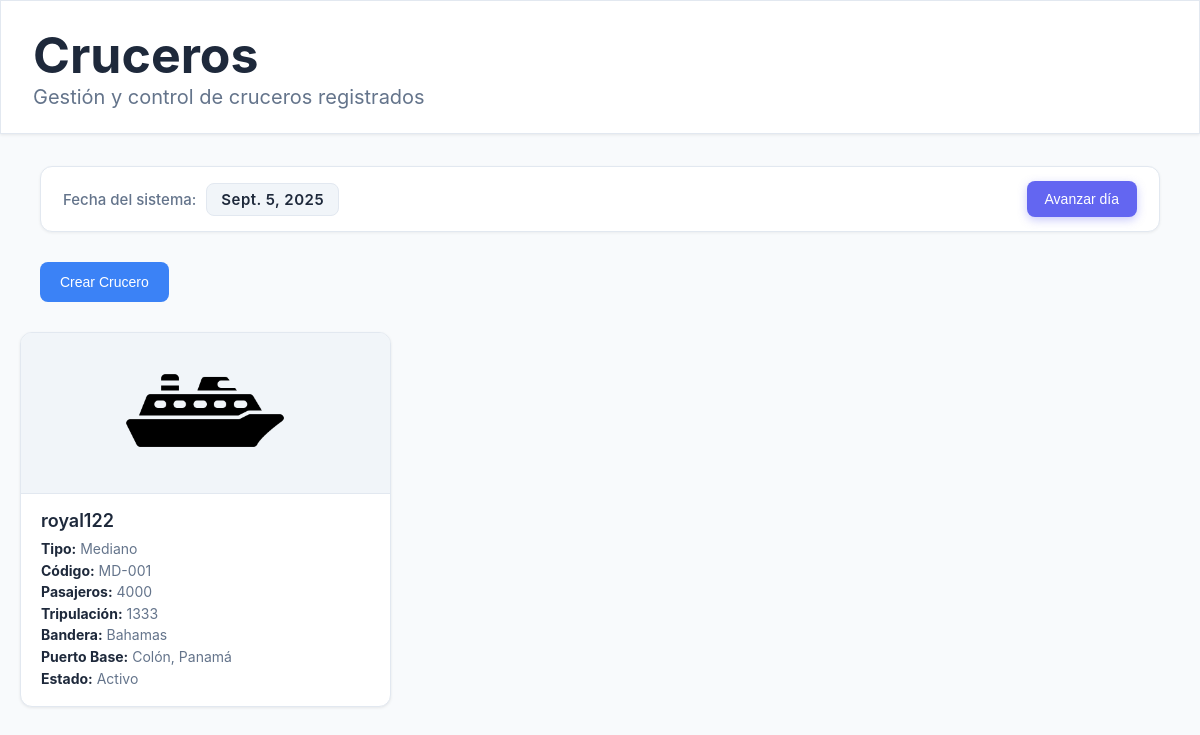
The page / on the database its author committed.
### Administracion-proyecto-Crucero-Development-Almac-n/apps/cruceros/models.py (models this page shows, shortened)
class FechaDelSistema(models.Model):
    fecha_actual = models.DateField()

class Crucero(models.Model):
    class EstadoOperativo(models.TextChoices):
        ACTIVO = "activo", "Activo"
        INACTIVO = "inactivo", "Inactivo"
        MANTENIMIENTO = "mantenimiento", "En mantenimiento"
        VIAJE = "viaje", "En viaje"
    class TipoCombustible(models.TextChoices):
        DIESEL = "diesel", "Diésel"
        GASOLINA = "gasolina", "Gasolina"
        GNL = "gnl", "Gas Natural Licuado"
        HIBRIDO = "hibrido", "Híbrido"
    class TipoCrucero(models.TextChoices):
        PEQUENO = "pequeno", "Pequeño"
        MEDIANO = "mediano", "Mediano"
        GRANDE = "grande", "Grande"
    nombre = models.CharField(max_length=100)
    tipo_crucero = models.CharField(
        max_length=30,
        choices=TipoCrucero.choices,
    default=TipoCrucero.MEDIANO,
        help_text="Tipo de crucero"
    )
    codigo_identificacion = models.CharField(max_length=50, unique=True)
    fecha_botadura = models.DateField()
    fecha_adquisicion = models.DateField()
    capacidad_pasajeros = models.PositiveIntegerField()
    capacidad_tripulacion = models.PositiveIntegerField()
    tonelaje = models.DecimalField(max_digits=10, decimal_places=2, help_text="Toneladas de peso muerto")
    eslora = models.DecimalField(max_digits=7, decimal_places=2, help_text="Longitud total (m)")
    manga = models.DecimalField(max_digits=7, decimal_places=2, help_text="Ancho máximo (m)")
    altura = models.DecimalField(max_digits=7, decimal_places=2, help_text="Altura (m)")
    numero_cubiertas = models.PositiveIntegerField(default=0, help_text="Número de cubiertas")
    bandera = models.CharField(max_length=50)
    puerto_base = models.CharField(max_length=100)
    estado_operativo = models.CharField(
        max_length=20,
        choices=EstadoOperativo.choices,
        default=EstadoOperativo.ACTIVO
    )
    descripcion = models.TextField(blank=True, default="", help_text="Descripción general del crucero")
    modelo_motor = models.CharField(max_length=100, blank=True)
    velocidad_maxima = models.DecimalField(
        max_digits=6,
        decimal_places=2,
        help_text="Velocidad máxima en nudos"
    )
    ultimo_mantenimiento = models.DateField(blank=True, null=True)
    proximo_mantenimiento = models.DateField(blank=True, null=True)
    tipo_combustible = models.CharField(
        max_length=20,
        choices=TipoCombustible.choices,
        default=TipoCombustible.DIESEL
    )
    consumo_combustible = models.DecimalField(
        max_digits=8,
        decimal_places=2,
        help_text="Consumo promedio en litros/hora",
        blank=True,
        null=True
    )
    class Meta:
        verbose_name = "Crucero"
        verbose_name_plural = "Cruceros"
        ordering = ['nombre']

### Administracion-proyecto-Crucero-Development-Almac-n/apps/cruceros/views.py (the view, shortened to what this page needs)
# urls.py: path('', views.lista_cruceros, name='lista_cruceros'),
def lista_cruceros(request):
    fecha_sistema = obtener_fecha_sistema()
    cruceros = Crucero.objects.all()
    return _renderizar_lista_cruceros(request, cruceros, fecha_sistema)

### Administracion-proyecto-Crucero-Development-Almac-n/apps/cruceros/Services/vista_helpers.py (called while the page is built)
def obtener_fecha_sistema() -> FechaDelSistema:
    fecha_sistema, _ = FechaDelSistema.objects.get_or_create(
        defaults={'fecha_actual': date.today()}
    )
    return fecha_sistema

### Administracion-proyecto-Crucero-Development-Almac-n/apps/cruceros/views.py (called while the page is built)
def _renderizar_lista_cruceros(request, cruceros, fecha_sistema):
    session_data = request.session.pop('form_crucero_data', None)
    if session_data:
        form = creacionCruceroForm(session_data)
        form.is_valid()  # no importa si es inválido, solo pobla form.errors
    else:
        form = creacionCruceroForm()
    return render(request, 'cruceros/lista_cruceros.html', {
        'cruceros': cruceros,
        'form': form,
        'fecha_sistema': fecha_sistema.fecha_actual,
    })

### Administracion-proyecto-Crucero-Development-Almac-n/apps/cruceros/Templates/cruceros/lista_cruceros.html (shortened to what this page needs)
{% load static %}
<!DOCTYPE html>
<html lang="es">
<head>
    <link rel="stylesheet" href="{% static 'Css/ListaCruceros.css' %}">
</head>
<body>
    <div class="container-cruceros">
        <div class="header-cruceros">
            <h1 class="titulo-seccion">Cruceros</h1>
            <p class="subtitulo-seccion">Gestión y control de cruceros registrados</p>
        </div>
        <div class="sistema-fecha">
            <div class="sistema-fecha__info">
                <span class="sistema-fecha__label">Fecha del sistema:</span>
                <span class="sistema-fecha__valor">{{ fecha_sistema }}</span>
            </div>
            <form method="post" class="sistema-fecha__form">
                <button name="advance_day" value="1" class="sistema-fecha__btn" type="submit">Avanzar día</button>
            </form>
        </div>
        <div class="cruceros-list__actions">
            <button class="cruceros-list__btn cruceros-list__btn--nuevo" id="btnAbrirModal">Crear Crucero</button>
        </div>
    <div class="tarjetas-cruceros">
            {% for crucero in cruceros %}
            <a href="{% url 'gestion_crucero' crucero.id %}" class="tarjeta-crucero-link">
                <div class="tarjeta-crucero">
                    <div class="icono-crucero">
                        {% if crucero.foto_barco %}
                            <img src="{{ crucero.foto_barco.url }}" alt="{{ crucero.nombre }}">
                        {% else %}
                            <img src="{% static 'Images/CruceroPredeterminado.png' %}" alt="Crucero">
                        {% endif %}
                    </div>
                    <div class="info-crucero">
                        <h2 class="nombre-crucero">{{ crucero.nombre }}</h2>
                        <p><strong>Tipo:</strong> {{ crucero.get_tipo_crucero_display }}</p>
                        <p><strong>Código:</strong> {{ crucero.codigo_identificacion }}</p>
                        <p><strong>Pasajeros:</strong> {{ crucero.capacidad_pasajeros }}</p>
                        <p><strong>Tripulación:</strong> {{ crucero.capacidad_tripulacion }}</p>
                        <p><strong>Bandera:</strong> {{ crucero.bandera }}</p>
                        <p><strong>Puerto Base:</strong> {{ crucero.puerto_base }}</p>
                        <p><strong>Estado:</strong> {{ crucero.get_estado_operativo_display }}</p>
                    </div>
                </div>
            </a>
            {% empty %}
            <div class="sin-cruceros">No hay cruceros registrados.</div>
            {% endfor %}
        </div>
    </div>
</body>
</html>

### Administracion-proyecto-Crucero-Development-Almac-n/apps/cruceros/Static/Css/ListaCruceros.css (style rules this page uses)
body { font-family: 'Inter', 'Segoe UI', Tahoma, Geneva, Verdana, sans-serif; margin: 0; padding: 0; background: #f8fafc; min-height: 100vh; }
.header-cruceros { background: #ffffff; border: 1px solid #e2e8f0; padding: 24px 32px; margin-bottom: 32px; box-shadow: 0 1px 3px rgba(0,0,0,0.08); }
.titulo-seccion { font-size: 50px; font-weight: 700; color: #1e293b; margin: 0; }
.subtitulo-seccion { font-size: 20px; color: #64748b; margin: 0; }
.cruceros-list__actions, .btn-agregar-crucero { display: flex; justify-content: flex-start; margin: 30px 40px; gap: 12px; }
.cruceros-list__btn, .btn-agregar-crucero .btn { background: #3b82f6; color: #fff; border: none; padding: 12px 20px; border-radius: 8px; font-size: 14px; font-weight: 500; cursor: pointer; transition: all .25s ease; display: inline-flex; align-items: center; gap: 6px; }
.tarjetas-cruceros { display: grid; grid-template-columns: repeat(auto-fill, minmax(280px, 1fr)); gap: 24px; margin: 20px; }
.tarjeta-crucero-link { text-decoration: none; color: inherit; }
.tarjeta-crucero { display: flex; flex-direction: column; background: white; border-radius: 12px; border: 1px solid #e2e8f0; box-shadow: 0 1px 3px rgba(0,0,0,0.08); overflow: hidden; transition: transform 0.2s ease, box-shadow 0.2s ease; }
.icono-crucero { background: #f1f5f9; display: flex; justify-content: center; align-items: center; height: 160px; }
.icono-crucero img { max-height: 100%; max-width: 100%; object-fit: cover; border-radius: 8px; }
.info-crucero { padding: 16px 20px; border-top: 1px solid #e2e8f0; }
.nombre-crucero { font-size: 18px; font-weight: 600; color: #1e293b; margin: 0 0 8px 0; }
.info-crucero p { font-size: 14px; color: #64748b; margin: 2px 0; line-height: 1.4; }
.info-crucero strong { color: #1e293b; }
.sistema-fecha { display:flex;align-items:center;justify-content:space-between;background:#ffffff;border:1px solid #e2e8f0;margin:0 40px 10px;padding:14px 22px;border-radius:12px;box-shadow:0 1px 3px rgba(0,0,0,0.06);gap:20px;flex-wrap:wrap; }
.sistema-fecha__info { display:flex;align-items:center;gap:10px;font-size:15px;color:#1e293b;font-weight:500; }
.sistema-fecha__label { color:#64748b;font-weight:500; }
.sistema-fecha__valor { background:#f1f5f9;padding:6px 14px;border-radius:8px;font-weight:600;letter-spacing:.5px;border:1px solid #e2e8f0; }
.sistema-fecha__form { margin:0; }
.sistema-fecha__btn { background:#6366f1;color:#fff;border:none;padding:10px 18px;font-size:14px;font-weight:500;border-radius:8px;cursor:pointer;display:inline-flex;align-items:center;gap:6px;box-shadow:0 3px 10px rgba(99,102,241,.35);transition:background .25s ease, transform .25s ease, box-shadow .25s ease; }

### rows shown on the page
FechaDelSistema: fecha_actual "Sept. 5, 2025"
Crucero: nombre "royal122", tipo_crucero "Mediano", codigo_identificacion "MD-001", capacidad_pasajeros "4000", capacidad_tripulacion "1333", bandera "Bahamas", puerto_base "Colón, Panamá", estado_operativo "Activo"
